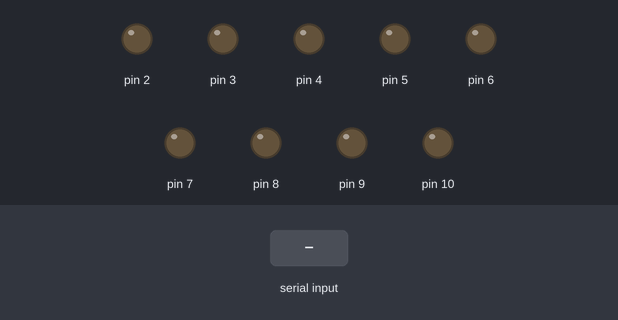
Bench run of a sketch on a simulated Arduino Uno, built with avr-gcc and run on an emulated ATmega328P. Shown: output pins drawn as LEDs (lit = HIGH). The inputs (shaded band) are chosen by the test bench.

Above: at 1.2 s.
1.3 s: "A" received over Serial
At 1.8 s:
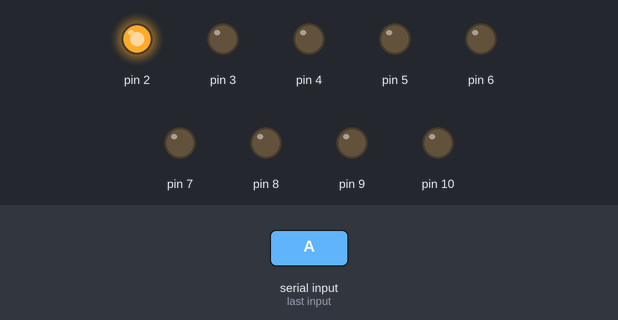
2.8 s: "C" received over Serial
At 4.0 s:
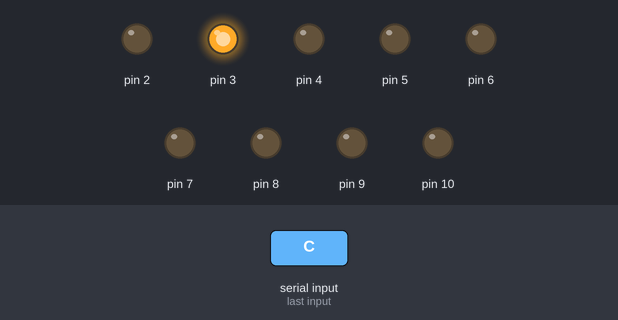
4.3 s: "E" received over Serial
At 5.3 s:
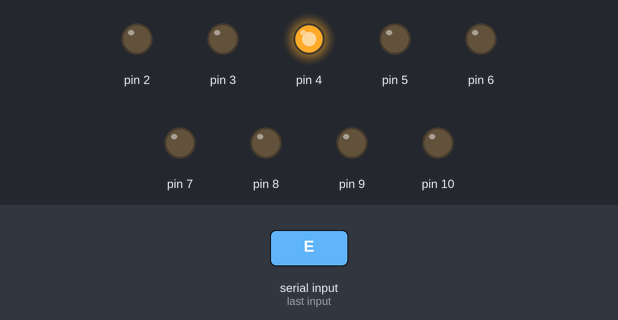
5.8 s: "G" received over Serial
At 6.4 s:
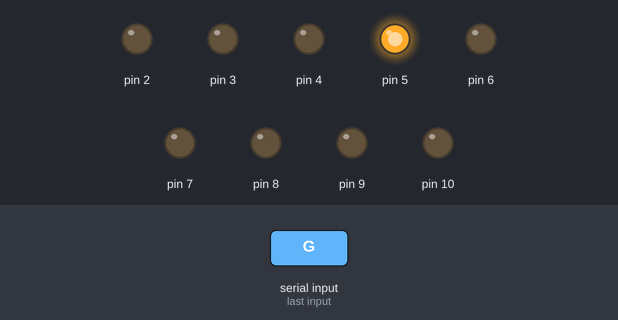
7.3 s: "I" received over Serial
At 8.5 s:
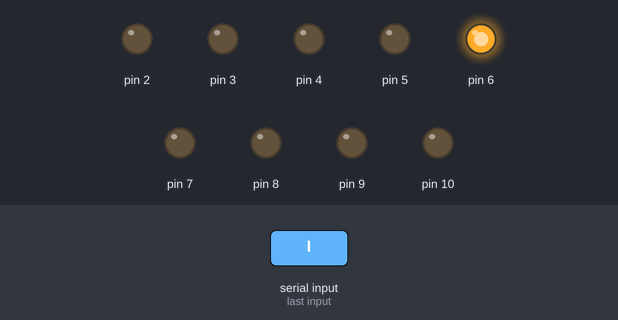
8.8 s: "K" received over Serial
At 9.9 s:
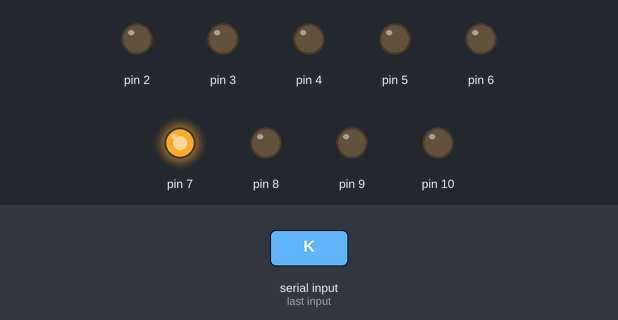
Timing chart, 0 to 11.3 s (numbered marks = the images above; inputs shaded):
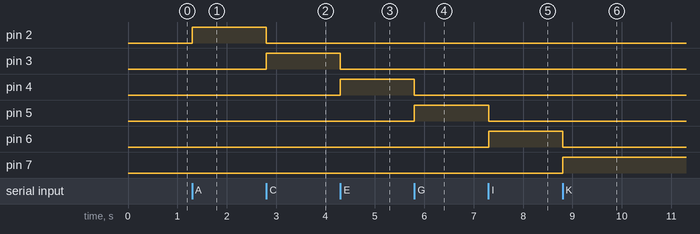

The sketch:

g_r_nt_.ino
```cpp
int data;
void setup() {
    Serial.begin(9600);
    pinMode(2, OUTPUT);
    pinMode(3, OUTPUT);
    pinMode(4, OUTPUT);
    pinMode(5, OUTPUT);
    pinMode(6, OUTPUT);
    pinMode(7, OUTPUT);
    pinMode(8, OUTPUT);
    pinMode(9, OUTPUT);
    pinMode(10, OUTPUT);
}
void loop() {
    if (Serial.available()) {
        data = Serial.read();
        if (data == 'A') {
            digitalWrite(2, HIGH);
        } else {
            digitalWrite(2, LOW);
        }

       // delay(20);

        if (data == 'C') {
            digitalWrite(3, HIGH);
        } else {
            digitalWrite(3, LOW);
        }

       // delay(20);

        if (data == 'E') {
            digitalWrite(4, HIGH);
        } else {
            digitalWrite(4, LOW);
        }
        //delay (50);

        if (data == 'G') {
            digitalWrite(5, HIGH);
        } else {
            digitalWrite(5, LOW);
        }


        if (data == 'I') {
            digitalWrite(6, HIGH);
        } else {
            digitalWrite(6, LOW);
        }


        if (data == 'K') {
            digitalWrite(7, HIGH);
        } else {
            digitalWrite(7, LOW);
        }


        if (data == 'M') {
            digitalWrite(8, HIGH);
        } else {
            digitalWrite(8, LOW);
        }

        if (data == 'O') {
            digitalWrite(9, HIGH);
        } else {
            digitalWrite(9, LOW);
        }

        if (data == 'R') {
            digitalWrite(10, HIGH);
        } else {
            digitalWrite(10, LOW);
        }

    }
    //delay(150);
    //return;
}
```

Measured:
- after the input at 1.3 s, pin 2: LOW → HIGH at once
- after the input at 2.8 s, pin 2: HIGH → LOW at once; pin 3: LOW → HIGH at once
- after the input at 4.3 s, pin 3: HIGH → LOW at once; pin 4: LOW → HIGH at once
- after the input at 5.8 s, pin 4: HIGH → LOW at once; pin 5: LOW → HIGH at once
- after the input at 7.3 s, pin 5: HIGH → LOW at once; pin 6: LOW → HIGH at once
- after the input at 8.8 s, pin 6: HIGH → LOW at once; pin 7: LOW → HIGH at once
